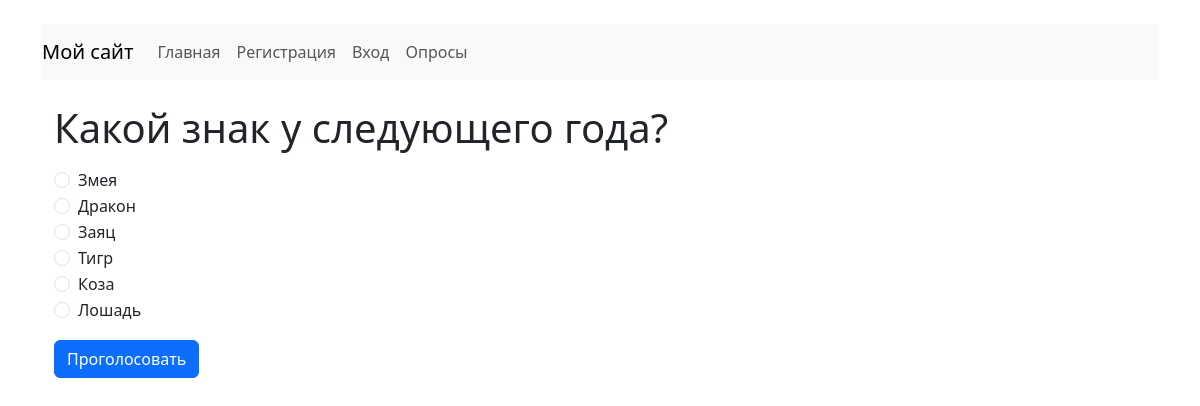
Page /polls/3/ on the committed database.
### polls/models.py (models this page shows, shortened)
class Question(models.Model):
    question_text = models.CharField(max_length=200)
    pub_date = models.DateTimeField("date published")

class Choice(models.Model):
    question = models.ForeignKey(Question, on_delete=models.CASCADE)
    choice_text = models.CharField(max_length=200)
    votes = models.IntegerField(default=0)

### polls/views.py (the view)
# urls.py: path("<int:pk>/", views.DetailView.as_view(), name="detail"),
class DetailView(generic.DetailView):
    model = Question
    template_name = "polls/detail.html"
    def get_queryset(self):
        return Question.objects.filter(pub_date__lte=timezone.now())

### polls/templates/polls/detail.html (shortened to what this page needs)
{% extends 'base.html' %}
{% block content %}
    <div class="container mt-4">
        <form action="{% url 'polls:vote' question.id %}" method="post">
            <fieldset>
                <legend><h1>{{ question.question_text }}</h1></legend>
                {% for choice in question.choice_set.all %}
                    <div class="form-check">
                        <input type="radio" name="choice" id="choice{{ forloop.counter }}" value="{{ choice.id }}" class="form-check-input">
                        <label class="form-check-label" for="choice{{ forloop.counter }}">
                            {{ choice.choice_text }}
                        </label>
                    </div>
                {% endfor %}
            </fieldset>
            <button type="submit" class="btn btn-primary mt-3">Проголосовать</button>
        </form>
    </div>
{% endblock %}

### rows in the picture
Question: question_text "Какой знак у следующего года?"
Choice: choice_text "Змея"
Choice: choice_text "Дракон"
Choice: choice_text "Заяц"
Choice: choice_text "Тигр"
Choice: choice_text "Коза"
Choice: choice_text "Лошадь"
